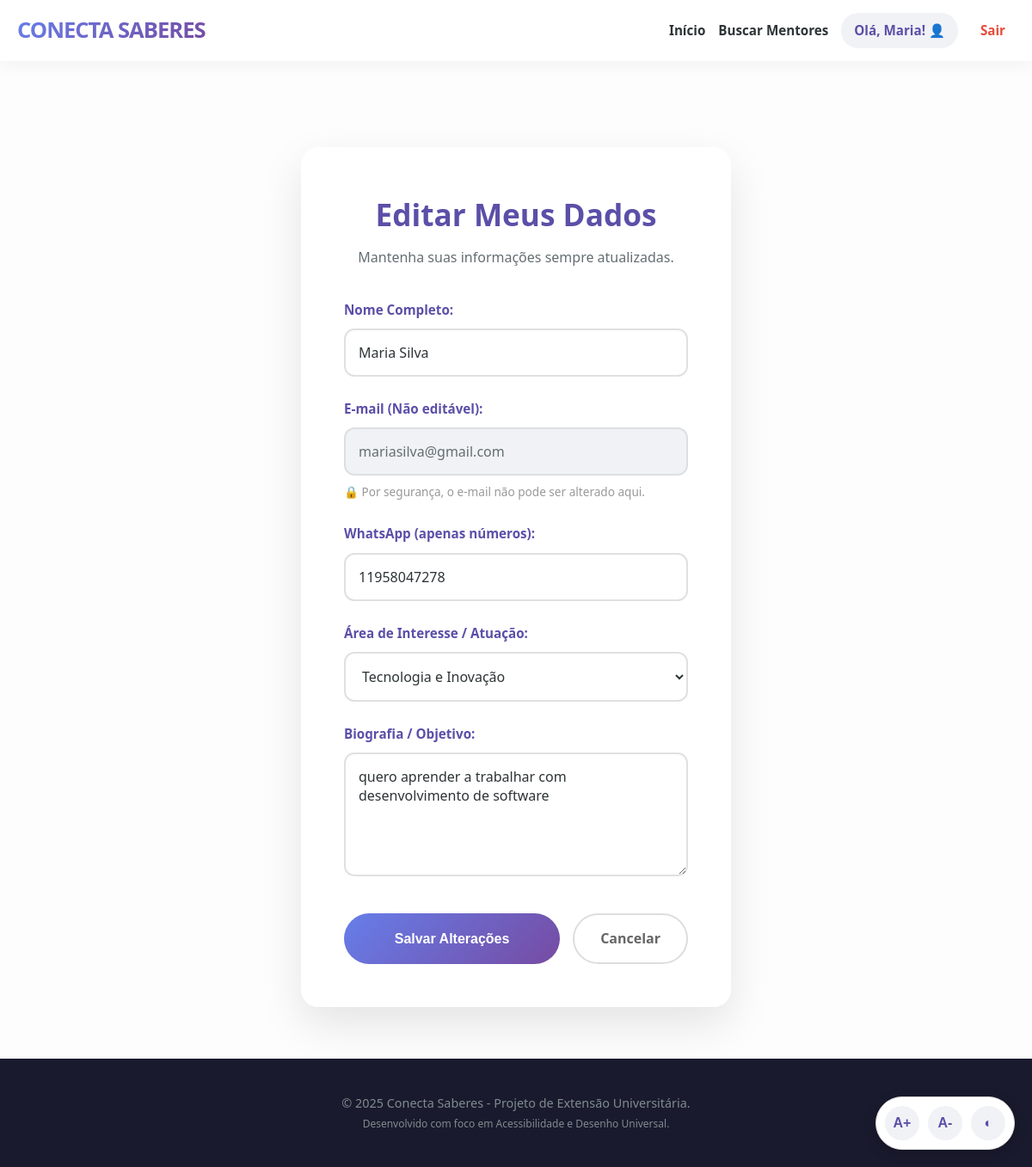
The page /editar_perfil (signed in) on the database its author committed.
### tables this page shows
CREATE TABLE usuarios (
            id INTEGER PRIMARY KEY AUTOINCREMENT,
            nome TEXT NOT NULL,
            email TEXT UNIQUE NOT NULL,
            senha TEXT NOT NULL,
            tipo TEXT NOT NULL,
            whatsapp TEXT,
            area TEXT,
            bio TEXT
        );

### app.py (the view, shortened to what this page needs)
@app.route('/editar_perfil', methods=['GET', 'POST'])
def editar_perfil():
    if 'user_id' not in session:
        return redirect(url_for('login'))
    conn = get_db()
    usuario = conn.execute('SELECT * FROM usuarios WHERE id = ?', (session['user_id'],)).fetchone()
    conn.close()
    return render_template('editar_perfil.html', usuario=usuario)

### app.py (called while the page is built)
def get_db():
    conn = sqlite3.connect(DB_NAME)
    conn.row_factory = sqlite3.Row # Permite acessar colunas pelo nome (ex: usuario['email'])
    return conn

### templates/editar_perfil.html (shortened to what this page needs)
{% extends 'base.html' %}
{% block content %}
<div class="container-form">
    <div style="text-align: center; margin-bottom: 35px;">
        <h2 class="titulo-secao" style="margin-bottom: 10px;">Editar Meus Dados</h2>
        <p style="color: var(--text-light);">Mantenha suas informações sempre atualizadas.</p>
    </div>
    <form method="POST" action="{{ url_for('editar_perfil') }}">
        <div class="form-group">
            <label for="nome">Nome Completo:</label>
            <input type="text" id="nome" name="nome" value="{{ usuario['nome'] }}" required placeholder="Seu nome completo">
        </div>
        <div class="form-group">
            <label for="email">E-mail (Não editável):</label>
            <input type="email" value="{{ usuario['email'] }}" disabled>
            <small style="display: block; margin-top: 8px; color: #999; font-size: 0.85rem;">
                🔒 Por segurança, o e-mail não pode ser alterado aqui.
            </small>
        </div>
        <div class="form-group">
            <label for="whatsapp">WhatsApp (apenas números):</label>
            <input type="tel" id="whatsapp" name="whatsapp" value="{{ usuario['whatsapp'] }}" required pattern="[0-9]+" placeholder="Ex: 11999999999">
        </div>
        <div class="form-group">
            <label for="area">Área de Interesse / Atuação:</label>
            <select id="area" name="area" required>
                <option value="Tecnologia" {% if usuario['area'] == 'Tecnologia' %}selected{% endif %}>Tecnologia e Inovação</option>
            </select>
        </div>
        <div class="form-group">
            <label for="bio">Biografia / Objetivo:</label>
            <textarea id="bio" name="bio" rows="5" required placeholder="Conte um pouco sobre sua trajetória...">{{ usuario['bio'] }}</textarea>
        </div>
        <div class="form-buttons-container">
            <button type="submit" class="btn-submit">Salvar Alterações</button>
            <a href="{{ url_for('perfil') }}" class="btn-cancel">Cancelar</a>
        </div>
    </form>
</div>
{% endblock %}

### static/css/style.css (style rules this page uses)
:root { --gradient-primary: linear-gradient(135deg, #667eea 0%, #764ba2 100%); --gradient-accent: linear-gradient(135deg, #ff9966 0%, #ff5e62 100%); --primary-solid: #5b4fa8; --text-dark: #2d3436; --text-light: #636e72; --bg-body: #fdfdfd; --white: #ffffff; --card-border: #f0f0f0; --tag-bg: #e0f7fa; --tag-text: #006064; }
* { box-sizing: border-box; margin: 0; padding: 0; }
body { font-family: 'Segoe UI', 'Roboto', Helvetica, Arial, sans-serif; line-height: 1.6; background-color: var(--bg-body); color: var(--text-dark); display: flex; flex-direction: column; min-height: 100vh; }
a { text-decoration: none; transition: all 0.3s ease; }
.titulo-secao { text-align: center; font-size: 2.2rem; color: var(--primary-solid); margin-bottom: 50px; font-weight: 800; }
.container-form { max-width: 500px; margin: 60px auto; background: var(--white); padding: 50px; border-radius: 20px; box-shadow: 0 20px 50px rgba(0,0,0,0.1); }
.form-group { margin-bottom: 25px; }
.form-group label { display: block; margin-bottom: 10px; font-weight: 700; color: var(--primary-solid); font-size: 0.95rem; }
.form-group input, .form-group select, .form-group textarea { width: 100%; border: 2px solid #e0e0e0; border-radius: 12px; padding: 15px; background: var(--white); font-size: 1rem; color: var(--text-dark); font-family: inherit; transition: all 0.3s ease; }
.form-group input:disabled { background-color: #f0f2f5; color: #636e72; border-color: #dce0e3; cursor: not-allowed; }
.form-group textarea { resize: vertical; min-height: 120px; }
.form-buttons-container { display: flex; gap: 15px; margin-top: 35px; }
.btn-submit { width: 100%; background: var(--gradient-primary); border: none; padding: 15px; border-radius: 50px; color: white; font-weight: bold; font-size: 1rem; cursor: pointer; transition: transform 0.2s, box-shadow 0.2s; }
.btn-cancel { background: white; border: 2px solid #ddd; padding: 15px 30px; border-radius: 50px; color: #666; font-weight: bold; text-align: center; text-decoration: none; transition: all 0.2s; display: flex; align-items: center; justify-content: center; }

### rows shown on the page
usuarios: nome "Maria Silva", email "mariasilva@gmail.com", whatsapp "11958047278", area "Tecnologia e Inovação", bio "quero aprender a trabalhar com desenvolvimento de software"

### other values the page prints
{{ session.get('user_nome').split()[0] }} "Maria"
